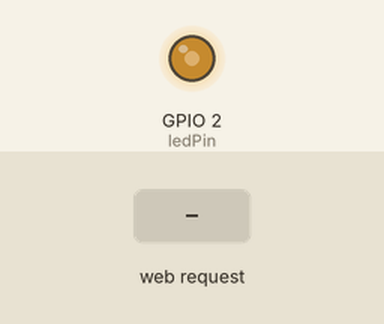
Bench run of a sketch on a simulated ESP32. Shown: output pins drawn as LEDs (lit = HIGH). The test bench sets the inputs (shaded band). WiFi joins after 1.5 s; servers stay silent unless stated.

Above: at 2.7 s.
2.8 s: HTTP request GET /set?value=1 received
At 3.4 s:
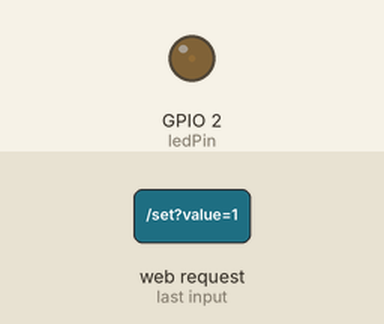
4.3 s: HTTP request GET /set?value=0 received
At 5.7 s:
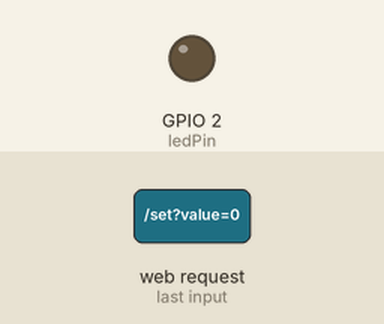
Timing chart, 0 to 7.3 s (numbered marks = the images above; inputs shaded):
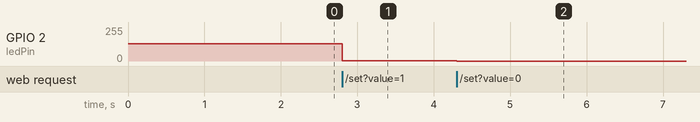

The sketch:

web_dimmer.ino
```cpp
#include <WiFi.h>
#include <WebServer.h>

const char* ssid = "Wokwi-GUEST";
const char* password = "";

WebServer server(80);
const int ledPin = 2;
int pwmValue = 128;

void setup() {
  pinMode(ledPin, OUTPUT);
  ledcSetup(0, 5000, 8);
  ledcAttachPin(ledPin, 0);
  ledcWrite(0, pwmValue);

  WiFi.begin(ssid, password);
  while (WiFi.status() != WL_CONNECTED) {
    delay(100);
  }

  server.on("/", handleRoot);
  server.on("/set", handleSet);
  server.begin();
}

void loop() {
  server.handleClient();
}

void handleRoot() {
  String html = "<!DOCTYPE html><html><head><meta charset='UTF-8'><title>无极调光器</title></head><body>";
  html += "<h2>LED 亮度调节</h2>";
  html += "<input type='range' min='0' max='255' value='" + String(pwmValue) + "' onchange='fetch(`/set?value=`+this.value)'><br>";
  html += "<span id='val'>当前亮度: " + String(pwmValue) + "</span>";
  html += "<script>let slider=document.querySelector('input');slider.oninput=function(){document.getElementById('val').innerText='当前亮度: '+this.value;}</script>";
  html += "</body></html>";
  server.send(200, "text/html", html);
}

void handleSet() {
  if (server.hasArg("value")) {
    pwmValue = server.arg("value").toInt();
    ledcWrite(0, pwmValue);
  }
  server.send(200, "text/plain", "OK");
}
```

Measured:
- after the input at 2.8 s, GPIO 2 (ledPin): 128/255 → 1/255 at once
- after the input at 4.3 s, GPIO 2 (ledPin): 1/255 → 0/255 at once
